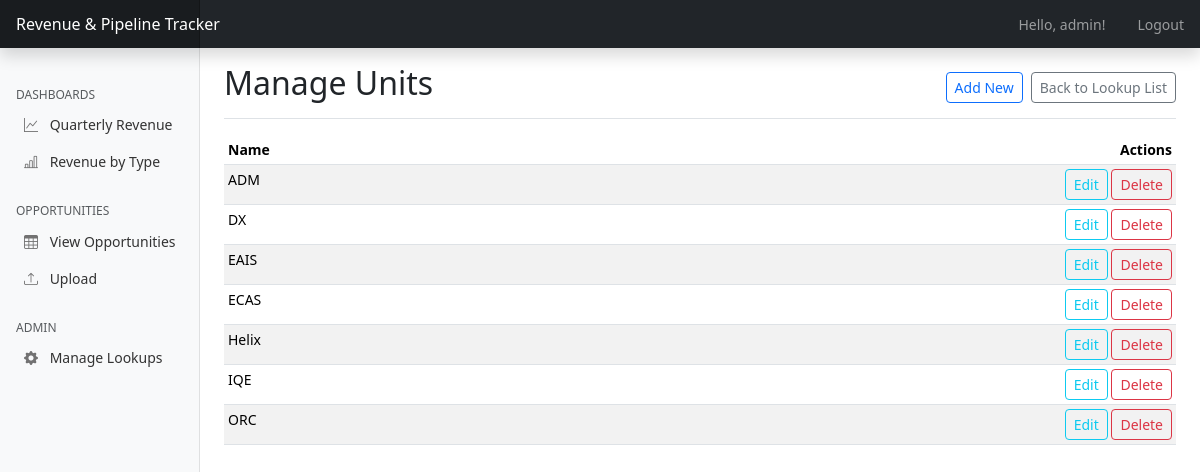
The page /admin/manage/unit (signed in) on the database its author committed.
### app.py (models this page shows, shortened)
class User(UserMixin, db.Model):
    id = db.Column(db.Integer, primary_key=True)
    username = db.Column(db.String(80), unique=True, nullable=False)
    password_hash = db.Column(db.String(120), nullable=False)
    can_upload = db.Column(db.Boolean, default=False) # New field for upload permission
    is_admin = db.Column(db.Boolean, default=False) # New field for admin permission

class Unit(db.Model):
    id = db.Column(db.Integer, primary_key=True)
    name = db.Column(db.String(100), unique=True, nullable=False)

### app.py (the view)
@app.route('/admin/manage/<model_name>')
@admin_required
def manage_lookup_table(model_name):
    if model_name not in LOOKUP_MODELS:
        flash(f"Invalid model type: {model_name}", "danger")
        return redirect(url_for('admin_index'))
    model_info = LOOKUP_MODELS[model_name]
    ModelClass = model_info['class']
    items = ModelClass.query.order_by(ModelClass.name).all()
    return render_template('admin/list_generic.html',
                           items=items,
                           title=model_info['title'],
                           model_name=model_name)

### app.py (called while the page is built)
@login_manager.user_loader
def load_user(user_id):
    return User.query.get(int(user_id))

def admin_required(f):
    @wraps(f)
    def decorated_function(*args, **kwargs):
        if not current_user.is_authenticated or not current_user.is_admin:
            flash("You must be an admin to view this page.", "danger")
            return redirect(url_for('dashboard'))
        return f(*args, **kwargs)
    return decorated_function

@app.context_processor
def inject_lookup_data():
    return {
        'all_revenue_portfolios': RevenuePortfolio.query.order_by(RevenuePortfolio.name).all(),
        'all_units': Unit.query.order_by(Unit.name).all(),
        'all_csg_owners': CSGOwner.query.order_by(CSGOwner.name).all(),
        'all_delivery_owners': DeliveryOwner.query.order_by(DeliveryOwner.name).all(),
        'all_originating_revenue_types': OriginatingRevenueType.query.order_by(OriginatingRevenueType.name).all(),
        'all_revenue_types': RevenueType.query.order_by(RevenueType.name).all(),
        'current_user': current_user # Make current_user available in all templates
    }

### templates/admin/list_generic.html (shortened to what this page needs)
{% extends 'base.html' %}
{% block content %}
<div class="d-flex justify-content-between flex-wrap flex-md-nowrap align-items-center pt-3 pb-2 mb-3 border-bottom">
    <h1 class="h2">Manage {{ title }}</h1>
    <div class="btn-toolbar mb-2 mb-md-0">
        <a href="{{ url_for('add_lookup_item', model_name=model_name) }}" class="btn btn-sm btn-outline-primary me-2">Add New</a>
        <a href="{{ url_for('admin_index') }}" class="btn btn-sm btn-outline-secondary">Back to Lookup List</a>
    </div>
</div>
<div class="table-responsive">
    <table class="table table-striped table-sm">
        <thead>
            <tr>
                <th>Name</th>
                <th class="text-end">Actions</th>
            </tr>
        </thead>
        <tbody>
            {% for item in items %}
            <tr>
                <td>{{ item.name }}</td>
                <td class="text-end">
                    <a href="{{ url_for('edit_lookup_item', model_name=model_name, id=item.id) }}" class="btn btn-sm btn-outline-info">Edit</a>
                    <form action="{{ url_for('delete_lookup_item', model_name=model_name, id=item.id) }}" method="POST" class="d-inline" onsubmit="return confirm('Are you sure?');">
                        <button type="submit" class="btn btn-sm btn-outline-danger">Delete</button>
                    </form>
                </td>
            </tr>
            {% endfor %}
        </tbody>
    </table>
</div>
{% endblock %}

### templates/base.html (shortened to what this page needs)
<!doctype html>
<html lang="en">
  <head>
    <link href="https://cdn.jsdelivr.net/npm/bootstrap@5.3.3/dist/css/bootstrap.min.css" rel="stylesheet">
    <link rel="stylesheet" href="https://cdn.jsdelivr.net/npm/bootstrap-icons@1.10.3/font/bootstrap-icons.css">
  </head>
  <body>
    <header class="navbar navbar-dark sticky-top bg-dark flex-md-nowrap p-0 shadow">
      <a class="navbar-brand col-md-3 col-lg-2 me-0 px-3 fs-6" href="{{ url_for('dashboard') }}">Revenue & Pipeline Tracker</a>
      <ul class="navbar-nav flex-row ms-auto">
        {% if current_user.is_authenticated %}
            <li class="nav-item text-nowrap">
                <span class="nav-link px-3">Hello, {{ current_user.username }}!</span>
            </li>
            <li class="nav-item text-nowrap">
                <a class="nav-link px-3" href="{{ url_for('logout') }}">Logout</a>
            </li>
        {% endif %}
      </ul>
    </header>
    <div class="container-fluid">
      <div class="row">
        {% if current_user.is_authenticated %}
        <nav id="sidebarMenu" class="col-md-3 col-lg-2 d-md-block bg-light sidebar collapse">
          <div class="position-sticky pt-3 sidebar-sticky">
            <h6 class="sidebar-heading d-flex justify-content-between align-items-center px-3 mt-4 mb-1 text-muted text-uppercase">
              <span>Dashboards</span>
            </h6>
            <ul class="nav flex-column ms-2">
                <li class="nav-item">
                    <a class="nav-link" href="{{ url_for('dashboard') }}#revenueByUnitChartCard">
                        <i class="bi bi-graph-up"></i>
                        Quarterly Revenue
                    </a>
                </li>
                <li class="nav-item">
                    <a class="nav-link" href="{{ url_for('dashboard') }}#revenueByOriginatingTypeChartCard">
                        <i class="bi bi-bar-chart-line"></i>
                        Revenue by Type
                    </a>
                </li>
            </ul>
            <h6 class="sidebar-heading d-flex justify-content-between align-items-center px-3 mt-4 mb-1 text-muted text-uppercase">
              <span>Opportunities</span>
            </h6>
            <ul class="nav flex-column ms-2">
                <li class="nav-item">
                    <a class="nav-link" href="{{ url_for('opportunities') }}">
                        <i class="bi bi-table"></i>
                        View Opportunities
                    </a>
                </li>
                <li class="nav-item">
                    <a class="nav-link" href="{{ url_for('upload_spreadsheet') }}">
                        <i class="bi bi-upload"></i>
                        Upload
                    </a>
                </li>
            </ul>
            {% if current_user.is_admin %}
            <h6 class="sidebar-heading d-flex justify-content-between align-items-center px-3 mt-4 mb-1 text-muted text-uppercase">
              <span>Admin</span>
            </h6>
            <ul class="nav flex-column ms-2">
                <li class="nav-item">
                    <a class="nav-link" href="{{ url_for('admin_index') }}">
                        <i class="bi bi-gear-fill"></i> Manage Lookups
                    </a>
                </li>
            </ul>
            {% endif %}
          </div>
        </nav>
        {% endif %}
        <main class="{% if current_user.is_authenticated %}col-md-9 ms-sm-auto col-lg-10 px-md-4{% else %}col-12{% endif %}">
            {% block content %}{% endblock %}
        </main>
      </div>
    </div>
  </body>
</html>

### templates/base.html (style rules this page uses)
body { font-size: .875rem; }
.sidebar { position: fixed; top: 0; bottom: 0; left: 0; z-index: 100; padding: 48px 0 0; box-shadow: inset -1px 0 0 rgba(0, 0, 0, .1); }
.sidebar-sticky { position: relative; top: 0; height: calc(100vh - 48px); padding-top: .5rem; overflow-x: hidden; overflow-y: auto; }
.sidebar .nav-link { font-weight: 500; color: #333; }
.sidebar .nav-link .bi { margin-right: 8px; color: #727272; }
.sidebar-heading { font-size: .75rem; }
.navbar-brand { padding-top: .75rem; padding-bottom: .75rem; background-color: rgba(0, 0, 0, .25); box-shadow: inset -1px 0 0 rgba(0, 0, 0, .25); }

### rows shown on the page
User: username "admin"
Unit: name "ADM"
Unit: name "DX"
Unit: name "EAIS"
Unit: name "ECAS"
Unit: name "Helix"
Unit: name "IQE"
Unit: name "ORC"

### other values the page prints
{{ title }} "Units"
